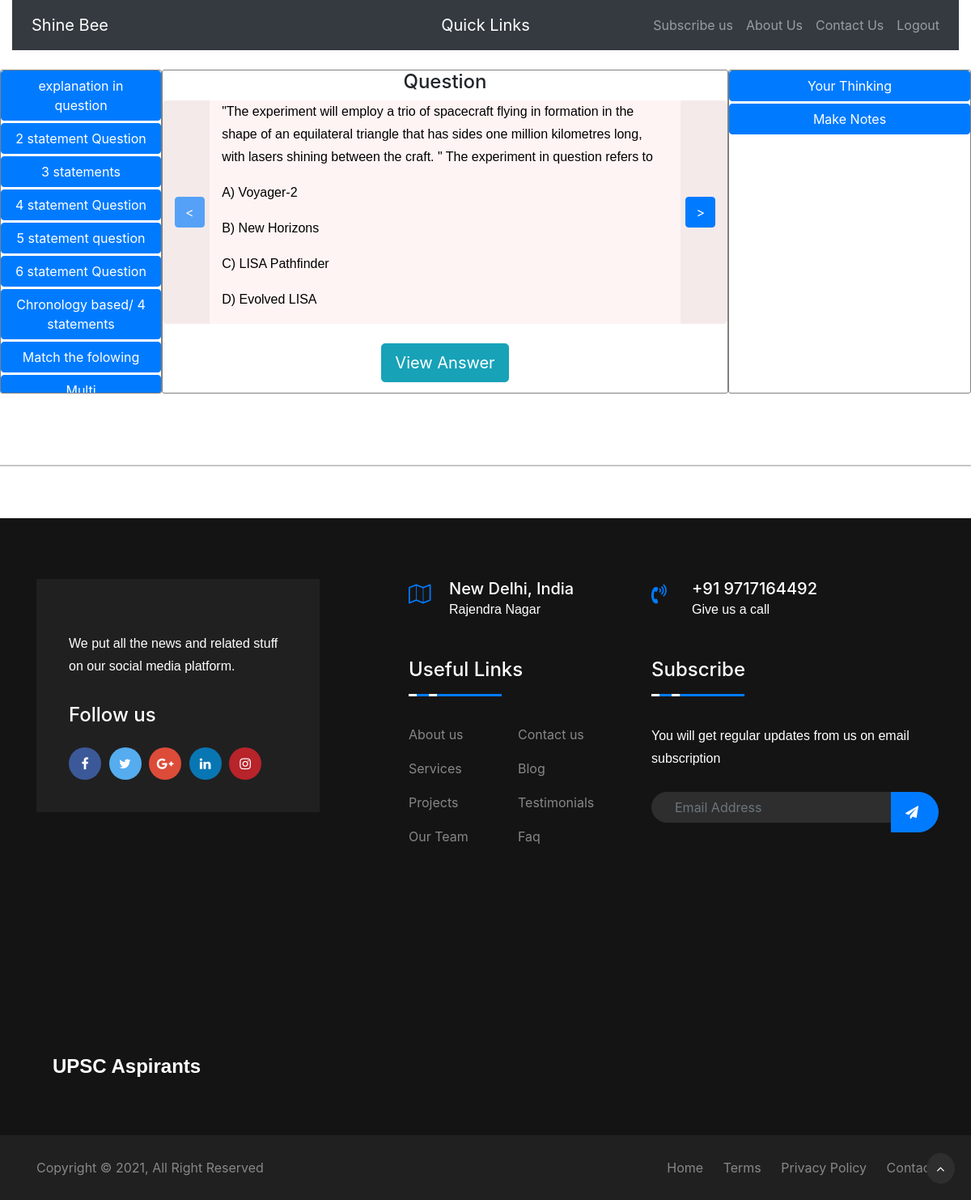
Page /pt_question_typewise.php on the committed database.
### tables this page shows
CREATE TABLE `prelims_questions` (
  `id` int(12) NOT NULL,
  `question` text NOT NULL,
  `option1` text NOT NULL,
  `option2` text NOT NULL,
  `option3` text NOT NULL,
  `option4` text NOT NULL,
  `correct_option` text NOT NULL,
  `answer_description` text NOT NULL,
  `year` text NOT NULL,
  `question_number` int(12) NOT NULL,
  `tags` text NOT NULL,
  `topic` text NOT NULL,
  `question_type` text NOT NULL,
  `status` varchar(12) NOT NULL,
  `source` text NOT NULL,
  `level` int(12) NOT NULL,
  `knowledge_needed` text NOT NULL,
  `trick_needed` text NOT NULL,
  `current_static` varchar(100) NOT NULL,
  `reference` text NOT NULL,
  `observation` text NOT NULL
);

### pt_question_typewise.php (the view, shortened to what this page needs)
<?php
	$servername = "localhost";
	$username = "hvlias";
	$password = "hvlias@123";
	$db = "db1";
	$connection = mysqli_connect($servername, $username, $password,$db);
        $sql = "select * from question_type_pt order by question_type, question_year, question_number asc limit 1";
		$result = mysqli_query($connection, $sql);
		$question_number2 = "";
        while ($row = mysqli_fetch_assoc($result))
        {
			$question_year = $row['question_year'];
			$question_number2 = $row['question_number'];
		}
		$sql2 = "select * from prelims_questions where year='$question_year' and question_number=$question_number2";
		$user = 'Manish';
        $result2 = mysqli_query($connection, $sql2);
        while ($row2 = mysqli_fetch_assoc($result2))
        {
            $question = $row2['question'];
            $option1 = $row2['option1'];
            $option2 = $row2['option2'];
			$option3 = $row2['option3'];
            $option4 = $row2['option4'];
            $question_year = $row2['year'];
			$question_number2 = $row2['question_number'];
        }
		$user_next_question_sql = "select * from prelims_questions_answer where year='$question_year' and user_id='$user' and question_number=$question_number2";
		$user_result_next_question_sql = mysqli_query($connection, $user_next_question_sql);
		$user_row_result_next_question_sql = mysqli_num_rows($user_result_next_question_sql);
		$tags_present = "";
		if ($user_row_result_next_question_sql>0)
		{
			while ($user_row_result = mysqli_fetch_assoc($user_result_next_question_sql))
			{
				$tags_present = $user_row_result['tags'];
			}
		}
?>
<!DOCTYPE html>
<html lang="en">
    <head>
        <link href="css/styles.css" rel="stylesheet" />
		<link href="css/footer.css" rel="stylesheet" />
		<link rel="stylesheet" href="https://stackpath.bootstrapcdn.com/bootstrap/4.5.0/css/bootstrap.min.css">
		<link rel="stylesheet" href="https://maxcdn.bootstrapcdn.com/font-awesome/4.7.0/css/font-awesome.min.css">
    </head>
    <body>
				<br/>
                <div class="container-fluid">
                    <div class="row">
						<div class="col-sm-2" style="border: 1px solid grey; height: 400px; overflow: scroll; border-radius:3px">
							<?php
								$sql_topic = "select distinct question_type from question_type_pt order by question_type";
								$result_topic = mysqli_query($connection, $sql_topic);
								while ($row_topic = mysqli_fetch_assoc($result_topic))
								{
									$question_type_tag = $row_topic['question_type'];
									$tag = "#topic".$question_type_tag;
									$tag2 = "topic".$question_type_tag;
									echo '<div class="row" style="margin-bottom:3px">';
									echo '<button class="btn btn-primary" type="button" data-toggle="collapse" data-target="'.$tag.'" aria-expanded="true" aria-controls="'.$tag2.'">'.$question_type_tag.'</button>';
									echo '</div>';
								}
							?>
						</div>
						<div class="col-sm-7" style="border: 1px solid grey; height: 400px; overflow: scroll; border-radius:3px">
						<h4 style="text-align:center">Question</h4>
							<div class="row" style="background-color: #f5eaea; border-radius:5px;">
							<div class="col-sm-1 my-auto">
								<button type="button" class="btn btn-primary float-left" name="Previous" value="Previous" id="previousButton" <?php echo "disabled"; ?> ><</button>
							</div>
							<div class="col-sm-10" style="background-color: #fff4f4">
							<p id="question" style="color:black"><?php echo $question."<br/>"; ?></p>
							<p id="option1" style="color:black"><?php echo "A) ".$option1; ?></p>
							<p id="option2" style="color:black"><?php echo "B) ".$option2; ?></p>
							<p id="option3" style="color:black"><?php echo "C) ".$option3; ?></p>
							<p id="option4" style="color:black"><?php echo "D) ".$option4; ?></p>
							</div>
							<div class="col-sm-1 my-auto">
								<button type="button" class="btn btn-primary float-right" name="Next" value="Next" id="nextButton">></button>
							</div>
							</div>
							<br/>
							<div class="row">
								<div class="col-sm-4">
								</div>
								<div class="col-sm-4 text-center">
									<button type="button" class="btn btn-info btn-lg" data-toggle="collapse" data-target="#answerCollapse" aria-expanded="false" aria-controls="answerCollapse">View Answer</button>
								</div>
								<div class="col-sm-4">
								</div>
							</div>
							<br/>
							<br/>
							<br/>
							<br/>
							Tags: <input class="form-control" id="tags_value" <?php echo 'value="'.$tags_present.'"' ; ?> type="text"/><br/>
						</div>
						<div class="col-sm-3" style="border: 1px solid grey; height: 400px; overflow: scroll; border-radius:3px">
							<div class="row" style="margin-bottom:3px">
								<button class="btn btn-primary" type="button" data-toggle="collapse" data-target="#thinking" aria-expanded="true" aria-controls="thinking">Your Thinking</button>
								<br/>
							</div>
							<div class="row" style="margin-bottom:3px">
								<button class="btn btn-primary" type="button" data-toggle="collapse" data-target="#mynotesUpper" aria-expanded="true" aria-controls="mynotesUpper">Make Notes</button>
								<br/>
							</div>
						</div>
					</div>
					<br/>
                </div>
		<br/>
		<br/>
		<hr>
		<br/>
		<br/>
    </body>
</html>

### rows in the picture
prelims_questions: question "\"The experiment will employ a trio of spacecraft flying in formation in the shape of an equilateral triangle that has sides one million kilometres long, with lasers shining between the craft. \" The experiment in question refers to", option1 "Voyager-2", option2 "New Horizons", option3 "LISA Pathfinder", option4 "Evolved LISA"

### other values in the picture
$question_type_tag "explanation in question"
$question_type_tag "2 statement Question"
$question_type_tag "3 statements"
$question_type_tag "4 statement Question"
$question_type_tag "5 statement question"
$question_type_tag "6 statement Question"
$question_type_tag "Chronology based/ 4 statements"
$question_type_tag "Match the folowing"
